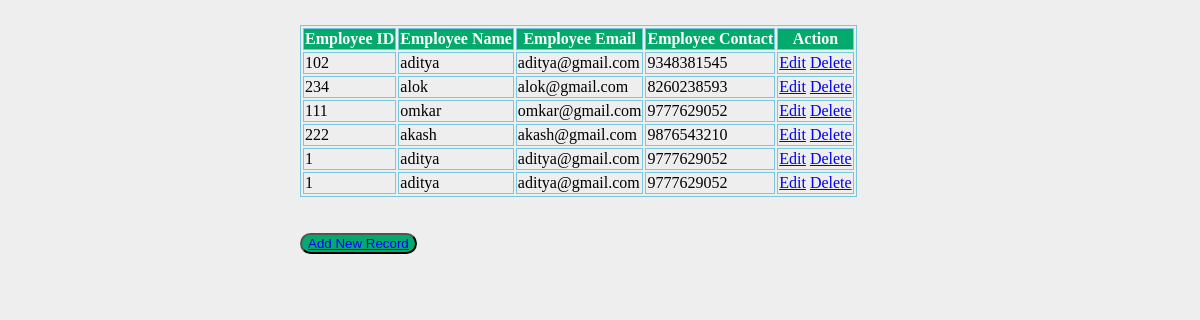
The page /show on the database its author committed.
### employee/models.py (models this page shows, shortened)
class Employee(models.Model):
    eid=models.CharField(max_length=20)
    ename=models.CharField(max_length=100)
    eemail=models.EmailField()
    econtact=models.CharField(max_length=15)
    class Meta:
        db_table="employee"

### employee/views.py (the view)
# urls.py: path('show',views.show),
def show(request):
    employees=Employee.objects.all()
    return render(request,"show.html",{'employees':employees})

### employee/templates/show.html (shortened to what this page needs)
<!DOCTYPE html>
<html lang="en">
<head>
    {% load static %}
    <link rel="stylesheet" href="{% static 'css/style.css' %}">
</head>
<body>
    <table border="1px">
        <thead>
            <tr>
                <th>Employee ID</th>
                <th>Employee Name</th>
                <th>Employee Email</th>
                <th>Employee Contact</th>
                <th>Action</th>
            </tr>
        </thead>
        <tbody>
            {%for employee in employees %}
            <tr>
                <td>{{employee.eid}}</td>
                <td>{{employee.ename}}</td>
                <td>{{employee.eemail}}</td>
                <td>{{employee.econtact}}</td>
                <td>
                    <a href="/edit/{{employee.id}}">Edit</a>
                    <a href="/delete/{{employee.id}}">Delete</a>
                </td>
            </tr>
            {% endfor %}
        </tbody>
    </table>
    <br><br>
    <button><a style="color:blue" href="/emp">Add New Record</a></button>
</body>
</html>

### employee/static/css/style.css (style rules this page uses)
body { background: #eee; height:100%; margin: 25px 0; padding-left: 300px; }
table,th,td { border: 1px solid rgb(118,200,221); }
th { background-color: #04aa6D; color:white; }
button { border-radius: 12px; color:aqua; background-color: #04aa6d; cursor: pointer; }

### rows shown on the page
Employee: eid "102", ename "aditya", eemail "aditya@gmail.com", econtact "9348381545"
Employee: eid "234", ename "alok", eemail "alok@gmail.com", econtact "8260238593"
Employee: eid "111", ename "omkar", eemail "omkar@gmail.com", econtact "9777629052"
Employee: eid "222", ename "akash", eemail "akash@gmail.com", econtact "9876543210"
Employee: eid "1", ename "aditya", eemail "aditya@gmail.com", econtact "9777629052"
Employee: eid "1", ename "aditya", eemail "aditya@gmail.com", econtact "9777629052"
